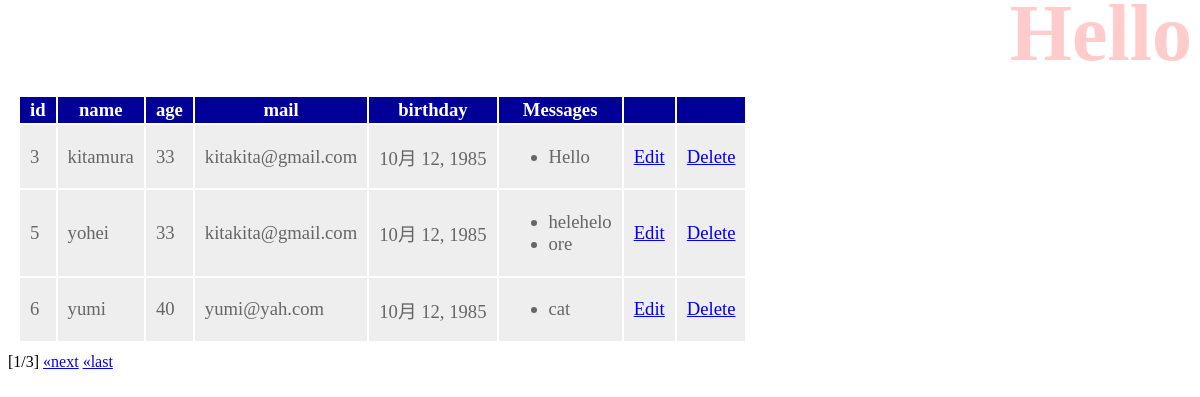
/hello/, run on the app's committed database.
### hello/models.py (models this page shows, shortened)
class Friend(models.Model):
    name = models.CharField(max_length=10, validators=[MinLengthValidator(1), number_only],)
    mail = models.EmailField(max_length=200)
    gender = models.BooleanField()
    age = models.IntegerField(default=0, validators=[MinValueValidator(0), MaxValueValidator(150)])
    birthday = models.DateField()

class Message(models.Model):
    friend = models.ForeignKey(Friend, on_delete=models.CASCADE)
    title = models.CharField(max_length=100)
    content = models.CharField(max_length=300)
    pub_date = models.DateTimeField(auto_now_add=True)
    class Meta:
        ordering = ('pub_date',)

### hello/views.py (the view)
# urls.py: path('', views.index, name='index'),
def index(request, num=1):
    data = Friend.objects.all()
    page = Paginator(data, 3)
    params = {
        'title': 'Hello',
        'message': '',
        'data': page.get_page(num),
    }
    return render(request, 'hello/index.html', params)

### hello/templates/hello/index.html (shortened to what this page needs)
{% load static %}
<!DOCTYPE html>
<html lang="ja">
<head>
    <link rel="stylesheet" type="text/css" href="{% static 'hello/css/style.css' %}" />
</head>
<body>
    <h1>{{title}}</h1>
    <table>
        <tr>
            <th>id</th>
            <th>name</th>
            <th>age</th>
            <th>mail</th>
            <th>birthday</th>
            <th>Messages</th>
            <th></th>
            <th></th>
        </tr>
    {% for item in data %}
        <tr>
            <td>{{item.id}}</td>
            <td>{{item.name}}</td>
            <td>{{item.age}}</td>
            <td>{{item.mail}}</td>
            <td>{{item.birthday}}</td>
            <td><ul>
                {% for ob in item.message_set.all %}
                    <li>{{ob.title}}</li>
                {% endfor %}
            </ul></td>
            <td><a href="{% url 'edit' item.id %}">Edit</a></td>
            <td><a href="{% url 'delete' item.id %}">Delete</a></td>
        </tr>
    {% endfor %}
    </table>
    <div class="pagination">
        <span class="current">
            [{{data.number}}/{{data.paginator.num_pages}}]
        </span>
        {% if data.has_next %}
            <a href="{% url 'index' %}{{ data.next_page_number }}">&laquo;next</a>
            <a href="{% url 'index' %}{{ data.paginator.num_pages }}">&laquo;last</a>
        {% endif %}
    </div>
</body>
</html>

### hello/static/hello/css/style.css (style rules this page uses)
h1 { color:red; opacity:0.2; font-size:60pt; margin-top:-20px; margin-bottom:0px; text-align:right; }
table { margin:10px; font-size:14pt; }
table tr th { background-color:#009; color:white; padding:2px 10px; border-size:2px; }
table tr td { background-color:#eee; color:#666; padding:2px 10px; border-size:2px; }

### data on the page
Friend: id "3", name "kitamura", age "33", mail "kitakita@gmail.com", birthday "10月 12, 1985"
Message: title "Hello"
Friend: id "5", name "yohei", age "33", mail "kitakita@gmail.com", birthday "10月 12, 1985"
Message: title "helehelo"
Message: title "ore"
Friend: id "6", name "yumi", age "40", mail "yumi@yah.com", birthday "10月 12, 1985"
Message: title "cat"

### other printed values
{{ data.number }} "1"
{{ data.paginator.num_pages }} "3"
